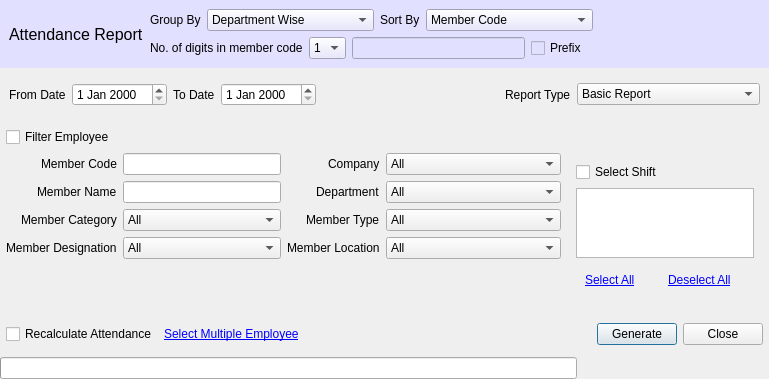
<?xml version="1.0" encoding="UTF-8"?>
<ui version="4.0">
 <class>Dialog</class>
 <widget class="QDialog" name="Dialog">
  <property name="geometry">
   <rect>
    <x>0</x>
    <y>0</y>
    <width>769</width>
    <height>375</height>
   </rect>
  </property>
  <property name="windowTitle">
   <string>Dialog</string>
  </property>
  <layout class="QVBoxLayout" name="verticalLayout_5">
   <property name="leftMargin">
    <number>0</number>
   </property>
   <property name="topMargin">
    <number>0</number>
   </property>
   <property name="rightMargin">
    <number>0</number>
   </property>
   <property name="bottomMargin">
    <number>0</number>
   </property>
   <item>
    <widget class="QWidget" name="horizontalWidget_3" native="true">
     <property name="styleSheet">
      <string notr="true">background-color: rgb(225, 225, 255)</string>
     </property>
     <layout class="QHBoxLayout" name="horizontalLayout_3">
      <item>
       <layout class="QVBoxLayout" name="verticalLayout">
        <item>
         <widget class="QLabel" name="reportLabel">
          <property name="font">
           <font>
            <pointsize>12</pointsize>
           </font>
          </property>
          <property name="text">
           <string>Attendance Report</string>
          </property>
         </widget>
        </item>
       </layout>
      </item>
      <item>
       <layout class="QVBoxLayout" name="verticalLayout_2">
        <item>
         <layout class="QHBoxLayout" name="horizontalLayout">
          <item>
           <widget class="QLabel" name="labelGroupBy">
            <property name="text">
             <string>Group By</string>
            </property>
           </widget>
          </item>
          <item>
           <widget class="QComboBox" name="selectGroupBy">
            <property name="sizePolicy">
             <sizepolicy hsizetype="MinimumExpanding" vsizetype="Fixed">
              <horstretch>0</horstretch>
              <verstretch>0</verstretch>
             </sizepolicy>
            </property>
            <item>
             <property name="text">
              <string>Department Wise</string>
             </property>
            </item>
           </widget>
          </item>
          <item>
           <widget class="QLabel" name="labelSortBy">
            <property name="text">
             <string>Sort By</string>
            </property>
           </widget>
          </item>
          <item>
           <widget class="QComboBox" name="selectSortBy">
            <property name="sizePolicy">
             <sizepolicy hsizetype="Expanding" vsizetype="Fixed">
              <horstretch>0</horstretch>
              <verstretch>0</verstretch>
             </sizepolicy>
            </property>
            <item>
             <property name="text">
              <string>Member Code</string>
             </property>
            </item>
           </widget>
          </item>
          <item>
           <spacer name="horizontalSpacer">
            <property name="orientation">
             <enum>Qt::Horizontal</enum>
            </property>
            <property name="sizeHint" stdset="0">
             <size>
              <width>40</width>
              <height>20</height>
             </size>
            </property>
           </spacer>
          </item>
         </layout>
        </item>
        <item>
         <layout class="QHBoxLayout" name="horizontalLayout_2">
          <item>
           <widget class="QLabel" name="label_3">
            <property name="text">
             <string>No. of digits in member code</string>
            </property>
           </widget>
          </item>
          <item>
           <widget class="QComboBox" name="selectDigitsInMemberCode">
            <item>
             <property name="text">
              <string>1</string>
             </property>
            </item>
           </widget>
          </item>
          <item>
           <widget class="QLineEdit" name="inputPrefix"/>
          </item>
          <item>
           <widget class="QCheckBox" name="checkPrefix">
            <property name="text">
             <string>Prefix</string>
            </property>
           </widget>
          </item>
          <item>
           <spacer name="horizontalSpacer_2">
            <property name="orientation">
             <enum>Qt::Horizontal</enum>
            </property>
            <property name="sizeHint" stdset="0">
             <size>
              <width>40</width>
              <height>20</height>
             </size>
            </property>
           </spacer>
          </item>
         </layout>
        </item>
       </layout>
      </item>
     </layout>
    </widget>
   </item>
   <item>
    <widget class="QWidget" name="horizontalWidget_3" native="true">
     <property name="styleSheet">
      <string notr="true"/>
     </property>
     <layout class="QHBoxLayout" name="horizontalLayout_4">
      <item>
       <widget class="QLabel" name="labelFromDate">
        <property name="text">
         <string>From Date</string>
        </property>
       </widget>
      </item>
      <item>
       <widget class="QDateEdit" name="dateEditFromDate"/>
      </item>
      <item>
       <widget class="QLabel" name="labelToDate">
        <property name="text">
         <string>To Date</string>
        </property>
       </widget>
      </item>
      <item>
       <widget class="QDateEdit" name="dateEditToDate"/>
      </item>
      <item>
       <spacer name="horizontalSpacer_3">
        <property name="orientation">
         <enum>Qt::Horizontal</enum>
        </property>
        <property name="sizeHint" stdset="0">
         <size>
          <width>40</width>
          <height>20</height>
         </size>
        </property>
       </spacer>
      </item>
      <item>
       <widget class="QLabel" name="labelReportType">
        <property name="text">
         <string>Report Type</string>
        </property>
       </widget>
      </item>
      <item>
       <widget class="QComboBox" name="comboBox">
        <property name="sizePolicy">
         <sizepolicy hsizetype="MinimumExpanding" vsizetype="Fixed">
          <horstretch>0</horstretch>
          <verstretch>0</verstretch>
         </sizepolicy>
        </property>
        <item>
         <property name="text">
          <string>Basic Report</string>
         </property>
        </item>
       </widget>
      </item>
     </layout>
    </widget>
   </item>
   <item>
    <layout class="QVBoxLayout" name="verticalLayout_4">
     <property name="leftMargin">
      <number>6</number>
     </property>
     <property name="topMargin">
      <number>6</number>
     </property>
     <property name="rightMargin">
      <number>6</number>
     </property>
     <property name="bottomMargin">
      <number>6</number>
     </property>
     <item>
      <layout class="QHBoxLayout" name="horizontalLayout_11">
       <item>
        <widget class="QCheckBox" name="checkBox_3">
         <property name="text">
          <string>Filter Employee</string>
         </property>
        </widget>
       </item>
      </layout>
     </item>
     <item>
      <layout class="QHBoxLayout" name="horizontalLayout_8" stretch="1,0">
       <item>
        <layout class="QHBoxLayout" name="horizontalLayout_5" stretch="1,1">
         <item>
          <layout class="QFormLayout" name="formLayout">
           <property name="labelAlignment">
            <set>Qt::AlignRight|Qt::AlignTrailing|Qt::AlignVCenter</set>
           </property>
           <item row="0" column="0">
            <widget class="QLabel" name="label">
             <property name="text">
              <string>Member Code</string>
             </property>
            </widget>
           </item>
           <item row="1" column="0">
            <widget class="QLabel" name="label_2">
             <property name="text">
              <string>Member Name</string>
             </property>
            </widget>
           </item>
           <item row="2" column="0">
            <widget class="QLabel" name="label_4">
             <property name="text">
              <string>Member Category</string>
             </property>
            </widget>
           </item>
           <item row="3" column="0">
            <widget class="QLabel" name="label_5">
             <property name="text">
              <string>Member Designation</string>
             </property>
            </widget>
           </item>
           <item row="0" column="1">
            <widget class="QLineEdit" name="lineEdit"/>
           </item>
           <item row="1" column="1">
            <widget class="QLineEdit" name="lineEdit_2"/>
           </item>
           <item row="2" column="1">
            <widget class="QComboBox" name="comboBox_2">
             <item>
              <property name="text">
               <string>All</string>
              </property>
             </item>
            </widget>
           </item>
           <item row="3" column="1">
            <widget class="QComboBox" name="comboBox_3">
             <item>
              <property name="text">
               <string>All</string>
              </property>
             </item>
            </widget>
           </item>
          </layout>
         </item>
         <item>
          <layout class="QFormLayout" name="formLayout_2">
           <property name="labelAlignment">
            <set>Qt::AlignRight|Qt::AlignTrailing|Qt::AlignVCenter</set>
           </property>
           <item row="0" column="0">
            <widget class="QLabel" name="label_6">
             <property name="text">
              <string>Company</string>
             </property>
            </widget>
           </item>
           <item row="0" column="1">
            <widget class="QComboBox" name="comboBox_4">
             <item>
              <property name="text">
               <string>All</string>
              </property>
             </item>
            </widget>
           </item>
           <item row="1" column="0">
            <widget class="QLabel" name="label_7">
             <property name="text">
              <string>Department</string>
             </property>
            </widget>
           </item>
           <item row="1" column="1">
            <widget class="QComboBox" name="comboBox_5">
             <item>
              <property name="text">
               <string>All</string>
              </property>
             </item>
            </widget>
           </item>
           <item row="2" column="0">
            <widget class="QLabel" name="label_8">
             <property name="text">
              <string>Member Type</string>
             </property>
            </widget>
           </item>
           <item row="2" column="1">
            <widget class="QComboBox" name="comboBox_6">
             <item>
              <property name="text">
               <string>All</string>
              </property>
             </item>
            </widget>
           </item>
           <item row="3" column="0">
            <widget class="QLabel" name="label_9">
             <property name="text">
              <string>Member Location</string>
             </property>
            </widget>
           </item>
           <item row="3" column="1">
            <widget class="QComboBox" name="comboBox_7">
             <item>
              <property name="text">
               <string>All</string>
              </property>
             </item>
            </widget>
           </item>
          </layout>
         </item>
        </layout>
       </item>
       <item>
        <widget class="QWidget" name="verticalWidget_3" native="true">
         <property name="maximumSize">
          <size>
           <width>196</width>
           <height>16777215</height>
          </size>
         </property>
         <layout class="QVBoxLayout" name="verticalLayout_3">
          <item>
           <layout class="QHBoxLayout" name="horizontalLayout_6">
            <item>
             <widget class="QCheckBox" name="checkBox">
              <property name="text">
               <string>Select Shift</string>
              </property>
             </widget>
            </item>
           </layout>
          </item>
          <item>
           <widget class="QListWidget" name="listWidget"/>
          </item>
          <item>
           <widget class="QWidget" name="horizontalWidget_5" native="true">
            <property name="styleSheet">
             <string notr="true">QLabel {
	text-decoration: underline;
    color: blue;
}</string>
            </property>
            <layout class="QHBoxLayout" name="horizontalLayout_7">
             <item>
              <widget class="QLabel" name="label_10">
               <property name="sizePolicy">
                <sizepolicy hsizetype="Minimum" vsizetype="Preferred">
                 <horstretch>0</horstretch>
                 <verstretch>0</verstretch>
                </sizepolicy>
               </property>
               <property name="text">
                <string>Select All</string>
               </property>
              </widget>
             </item>
             <item>
              <widget class="QLabel" name="label_11">
               <property name="sizePolicy">
                <sizepolicy hsizetype="Minimum" vsizetype="Preferred">
                 <horstretch>0</horstretch>
                 <verstretch>0</verstretch>
                </sizepolicy>
               </property>
               <property name="text">
                <string>Deselect All</string>
               </property>
              </widget>
             </item>
            </layout>
           </widget>
          </item>
         </layout>
        </widget>
       </item>
      </layout>
     </item>
    </layout>
   </item>
   <item>
    <widget class="QWidget" name="horizontalWidget_6" native="true">
     <layout class="QHBoxLayout" name="horizontalLayout_9">
      <property name="leftMargin">
       <number>6</number>
      </property>
      <property name="topMargin">
       <number>6</number>
      </property>
      <property name="rightMargin">
       <number>6</number>
      </property>
      <property name="bottomMargin">
       <number>6</number>
      </property>
      <item>
       <widget class="QCheckBox" name="checkBox_2">
        <property name="text">
         <string>Recalculate Attendance</string>
        </property>
       </widget>
      </item>
      <item>
       <widget class="QLabel" name="label_12">
        <property name="styleSheet">
         <string notr="true">text-decoration: underline;
color: blue;</string>
        </property>
        <property name="text">
         <string>Select Multiple Employee</string>
        </property>
       </widget>
      </item>
      <item>
       <spacer name="horizontalSpacer_4">
        <property name="orientation">
         <enum>Qt::Horizontal</enum>
        </property>
        <property name="sizeHint" stdset="0">
         <size>
          <width>40</width>
          <height>20</height>
         </size>
        </property>
       </spacer>
      </item>
      <item>
       <widget class="QPushButton" name="pushButton">
        <property name="text">
         <string>Generate</string>
        </property>
       </widget>
      </item>
      <item>
       <widget class="QPushButton" name="pushButton_2">
        <property name="text">
         <string>Close</string>
        </property>
       </widget>
      </item>
     </layout>
    </widget>
   </item>
   <item>
    <layout class="QHBoxLayout" name="horizontalLayout_10" stretch="3,1">
     <item>
      <widget class="QProgressBar" name="progressBar">
       <property name="value">
        <number>0</number>
       </property>
       <property name="textVisible">
        <bool>false</bool>
       </property>
      </widget>
     </item>
     <item>
      <spacer name="horizontalSpacer_5">
       <property name="orientation">
        <enum>Qt::Horizontal</enum>
       </property>
       <property name="sizeHint" stdset="0">
        <size>
         <width>40</width>
         <height>20</height>
        </size>
       </property>
      </spacer>
     </item>
    </layout>
   </item>
  </layout>
 </widget>
 <resources/>
 <connections/>
</ui>
